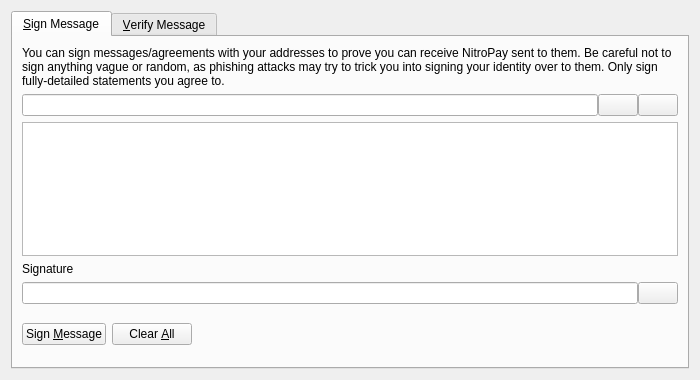
<?xml version="1.0" encoding="UTF-8"?>
<ui version="4.0">
 <class>SignVerifyMessageDialog</class>
 <widget class="QDialog" name="SignVerifyMessageDialog">
  <property name="geometry">
   <rect>
    <x>0</x>
    <y>0</y>
    <width>700</width>
    <height>380</height>
   </rect>
  </property>
  <property name="windowTitle">
   <string>Signatures - Sign / Verify a Message</string>
  </property>
  <property name="modal">
   <bool>true</bool>
  </property>
  <layout class="QVBoxLayout" name="verticalLayout">
   <item>
    <widget class="QTabWidget" name="tabWidget">
     <property name="currentIndex">
      <number>0</number>
     </property>
     <widget class="QWidget" name="tabSignMessage">
      <attribute name="title">
       <string>&amp;Sign Message</string>
      </attribute>
      <layout class="QVBoxLayout" name="verticalLayout_SM">
       <item>
        <widget class="QLabel" name="infoLabel_SM">
         <property name="text">
          <string>You can sign messages/agreements with your addresses to prove you can receive NitroPay sent to them. Be careful not to sign anything vague or random, as phishing attacks may try to trick you into signing your identity over to them. Only sign fully-detailed statements you agree to.</string>
         </property>
         <property name="textFormat">
          <enum>Qt::PlainText</enum>
         </property>
         <property name="wordWrap">
          <bool>true</bool>
         </property>
        </widget>
       </item>
       <item>
        <layout class="QHBoxLayout" name="horizontalLayout_1_SM">
         <property name="spacing">
          <number>0</number>
         </property>
         <item>
          <widget class="QValidatedLineEdit" name="addressIn_SM">
           <property name="toolTip">
            <string>The NitroPay address to sign the message with</string>
           </property>
          </widget>
         </item>
         <item>
          <widget class="QPushButton" name="addressBookButton_SM">
           <property name="toolTip">
            <string>Choose previously used address</string>
           </property>
           <property name="text">
            <string/>
           </property>
           <property name="shortcut">
            <string>Alt+A</string>
           </property>
           <property name="autoDefault">
            <bool>false</bool>
           </property>
          </widget>
         </item>
         <item>
          <widget class="QPushButton" name="pasteButton_SM">
           <property name="toolTip">
            <string>Paste address from clipboard</string>
           </property>
           <property name="text">
            <string/>
           </property>
           <property name="shortcut">
            <string>Alt+P</string>
           </property>
           <property name="autoDefault">
            <bool>false</bool>
           </property>
          </widget>
         </item>
        </layout>
       </item>
       <item>
        <widget class="QPlainTextEdit" name="messageIn_SM">
         <property name="toolTip">
          <string>Enter the message you want to sign here</string>
         </property>
        </widget>
       </item>
       <item>
        <widget class="QLabel" name="signatureLabel_SM">
         <property name="text">
          <string>Signature</string>
         </property>
         <property name="textFormat">
          <enum>Qt::PlainText</enum>
         </property>
        </widget>
       </item>
       <item>
        <layout class="QHBoxLayout" name="horizontalLayout_2_SM">
         <property name="spacing">
          <number>0</number>
         </property>
         <item>
          <widget class="QLineEdit" name="signatureOut_SM">
           <property name="font">
            <font>
             <italic>true</italic>
            </font>
           </property>
           <property name="readOnly">
            <bool>true</bool>
           </property>
          </widget>
         </item>
         <item>
          <widget class="QPushButton" name="copySignatureButton_SM">
           <property name="toolTip">
            <string>Copy the current signature to the system clipboard</string>
           </property>
           <property name="text">
            <string/>
           </property>
           <property name="autoDefault">
            <bool>false</bool>
           </property>
          </widget>
         </item>
        </layout>
       </item>
       <item>
        <layout class="QHBoxLayout" name="horizontalLayout_3_SM">
         <item>
          <widget class="QPushButton" name="signMessageButton_SM">
           <property name="toolTip">
            <string>Sign the message to prove you own this NitroPay address</string>
           </property>
           <property name="text">
            <string>Sign &amp;Message</string>
           </property>
           <property name="autoDefault">
            <bool>false</bool>
           </property>
          </widget>
         </item>
         <item>
          <widget class="QPushButton" name="clearButton_SM">
           <property name="toolTip">
            <string>Reset all sign message fields</string>
           </property>
           <property name="text">
            <string>Clear &amp;All</string>
           </property>
           <property name="autoDefault">
            <bool>false</bool>
           </property>
          </widget>
         </item>
         <item>
          <spacer name="horizontalSpacer_1_SM">
           <property name="orientation">
            <enum>Qt::Horizontal</enum>
           </property>
           <property name="sizeHint" stdset="0">
            <size>
             <width>40</width>
             <height>48</height>
            </size>
           </property>
          </spacer>
         </item>
         <item>
          <widget class="QLabel" name="statusLabel_SM">
           <property name="font">
            <font>
             <weight>75</weight>
             <bold>true</bold>
            </font>
           </property>
           <property name="text">
            <string/>
           </property>
           <property name="wordWrap">
            <bool>true</bool>
           </property>
          </widget>
         </item>
         <item>
          <spacer name="horizontalSpacer_2_SM">
           <property name="orientation">
            <enum>Qt::Horizontal</enum>
           </property>
           <property name="sizeHint" stdset="0">
            <size>
             <width>40</width>
             <height>48</height>
            </size>
           </property>
          </spacer>
         </item>
        </layout>
       </item>
      </layout>
     </widget>
     <widget class="QWidget" name="tabVerifyMessage">
      <attribute name="title">
       <string>&amp;Verify Message</string>
      </attribute>
      <layout class="QVBoxLayout" name="verticalLayout_VM">
       <item>
        <widget class="QLabel" name="infoLabel_VM">
         <property name="text">
          <string>Enter the receiver's address, message (ensure you copy line breaks, spaces, tabs, etc. exactly) and signature below to verify the message. Be careful not to read more into the signature than what is in the signed message itself, to avoid being tricked by a man-in-the-middle attack. Note that this only proves the signing party receives with the address, it cannot prove sendership of any transaction!</string>
         </property>
         <property name="textFormat">
          <enum>Qt::PlainText</enum>
         </property>
         <property name="alignment">
          <set>Qt::AlignLeading|Qt::AlignLeft|Qt::AlignTop</set>
         </property>
         <property name="wordWrap">
          <bool>true</bool>
         </property>
        </widget>
       </item>
       <item>
        <layout class="QHBoxLayout" name="horizontalLayout_1_VM">
         <property name="spacing">
          <number>0</number>
         </property>
         <item>
          <widget class="QValidatedLineEdit" name="addressIn_VM">
           <property name="toolTip">
            <string>The NitroPay address the message was signed with</string>
           </property>
          </widget>
         </item>
         <item>
          <widget class="QPushButton" name="addressBookButton_VM">
           <property name="toolTip">
            <string>Choose previously used address</string>
           </property>
           <property name="text">
            <string/>
           </property>
           <property name="shortcut">
            <string>Alt+A</string>
           </property>
           <property name="autoDefault">
            <bool>false</bool>
           </property>
          </widget>
         </item>
        </layout>
       </item>
       <item>
        <widget class="QPlainTextEdit" name="messageIn_VM"/>
       </item>
       <item>
        <widget class="QValidatedLineEdit" name="signatureIn_VM"/>
       </item>
       <item>
        <layout class="QHBoxLayout" name="horizontalLayout_2_VM">
         <item>
          <widget class="QPushButton" name="verifyMessageButton_VM">
           <property name="toolTip">
            <string>Verify the message to ensure it was signed with the specified NitroPay address</string>
           </property>
           <property name="text">
            <string>Verify &amp;Message</string>
           </property>
           <property name="autoDefault">
            <bool>false</bool>
           </property>
          </widget>
         </item>
         <item>
          <widget class="QPushButton" name="clearButton_VM">
           <property name="toolTip">
            <string>Reset all verify message fields</string>
           </property>
           <property name="text">
            <string>Clear &amp;All</string>
           </property>
           <property name="autoDefault">
            <bool>false</bool>
           </property>
          </widget>
         </item>
         <item>
          <spacer name="horizontalSpacer_1_VM">
           <property name="orientation">
            <enum>Qt::Horizontal</enum>
           </property>
           <property name="sizeHint" stdset="0">
            <size>
             <width>40</width>
             <height>48</height>
            </size>
           </property>
          </spacer>
         </item>
         <item>
          <widget class="QLabel" name="statusLabel_VM">
           <property name="font">
            <font>
             <weight>75</weight>
             <bold>true</bold>
            </font>
           </property>
           <property name="text">
            <string/>
           </property>
           <property name="wordWrap">
            <bool>true</bool>
           </property>
          </widget>
         </item>
         <item>
          <spacer name="horizontalSpacer_2_VM">
           <property name="orientation">
            <enum>Qt::Horizontal</enum>
           </property>
           <property name="sizeHint" stdset="0">
            <size>
             <width>40</width>
             <height>48</height>
            </size>
           </property>
          </spacer>
         </item>
        </layout>
       </item>
      </layout>
     </widget>
    </widget>
   </item>
  </layout>
 </widget>
 <customwidgets>
  <customwidget>
   <class>QValidatedLineEdit</class>
   <extends>QLineEdit</extends>
   <header>qvalidatedlineedit.h</header>
  </customwidget>
 </customwidgets>
 <resources>
  <include location="../nitropay.qrc"/>
 </resources>
 <connections/>
</ui>
